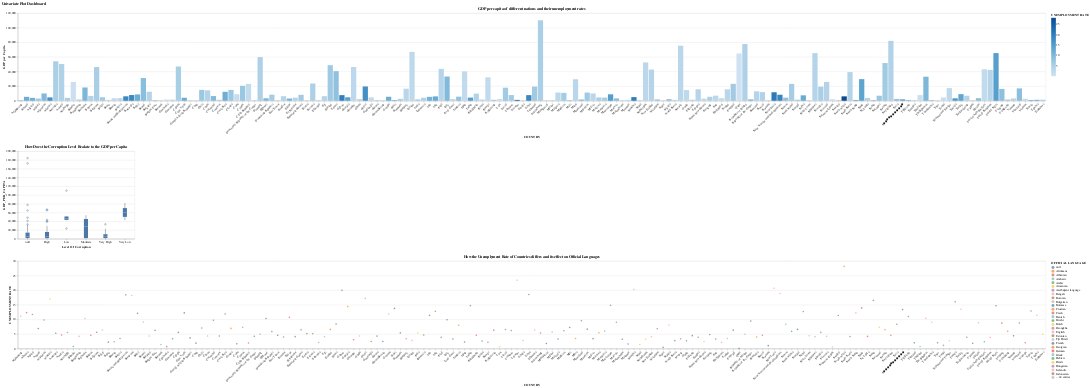

Source (notebook cell):
### Code cell
alt.vconcat(
    alt.hconcat(country_gdp_plot.encode(alt.X('COUNTRY', axis = alt.Axis(labelAngle=-45)))),
    alt.hconcat(
        gdp_plot.properties(width=400, height=300)  # Set width and height as needed
    ),
    alt.hconcat(country_plot.encode(alt.X('COUNTRY', axis = alt.Axis(labelAngle=-45))),),
    title='Univariate Plot Dashboard'
).resolve_legend(
    color='independent'
).configure_axis(
    labelAngle=0
)

### Figure 1 — Vega-Lite specification as saved in the notebook (floating-point values rounded to 4 significant figures; data arrays with more than 128 entries replaced by an {"elided": "..."} marker saying what was removed)
{"config": {"view": {"continuousWidth": 300, "continuousHeight": 300}, "axis": {"labelAngle": 0}}, "vconcat": [{"hconcat": [{"mark": {"type": "bar"}, "encoding": {"color": {"field": "UNEMPLOYMENT RATE", "type": "quantitative"}, "x": {"axis": {"labelAngle": -45}, "field": "COUNTRY", "type": "nominal"}, "y": {"field": "GDP_PER_CAPITA", "title": "GDP per Capita", "type": "quantitative"}}, "title": "GDP per capita of different nations and their unemployment rates"}]}, {"hconcat": [{"mark": {"type": "boxplot"}, "encoding": {"x": {"field": "Level Of Corruption", "type": "nominal"}, "y": {"field": "GDP_PER_CAPITA", "type": "quantitative"}}, "height": 300, "title": "How Does the Corruption Level Realate to the GDP per Capita", "width": 400}]}, {"hconcat": [{"mark": {"type": "circle"}, "encoding": {"color": {"field": "OFFICIAL LANGUAGE", "type": "nominal"}, "x": {"axis": {"labelAngle": -45}, "field": "COUNTRY", "type": "nominal"}, "y": {"field": "UNEMPLOYMENT RATE", "type": "quantitative"}}, "title": "How the Unemplyment Rate of Countries differs and its effect on Official Languages"}]}], "data": {"name": "data-9b841e4ad0aa65e2b34e80c950577798"}, "resolve": {"legend": {"color": "independent"}}, "title": "Univariate Plot Dashboard", "$schema": "https://vega.github.io/schema/vega-lite/v5.8.0.json", "datasets": {"data-9b841e4ad0aa65e2b34e80c950577798": {"elided": "195 records"}}}
